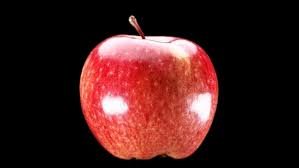
#> input picture test.jpg, 299 x 168 px
$ python main.py
#> lines starting #> are read from the running program, lines starting #| are printed output that depends on the picture; after the words box and inside, x2 and y2 are one past the last pixel; in counts of white or black regions, pixels touching at a corner belong together
#%matplotlib inline

import numpy as np
import pandas as pd
import matplotlib.pyplot as plt
import cv2 as cv

img = cv.imread('test.jpg')
#> img is the input picture: shape (168, 299, 3); mean B, G, R 27.3, 28.7, 64
copy_img = cv.imread('test.jpg')
img = cv.cvtColor(img,cv.COLOR_BGR2RGB)
copy_img = cv.cvtColor(copy_img,cv.COLOR_BGR2RGB)
lower = np.array([20,20,20])
upper = np.array([250,250,250])
mask = cv.inRange(img,lower,upper)
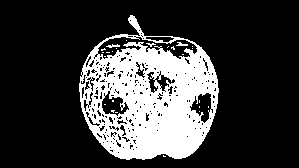
#> mask: shape (168, 299); 23.3% white; 26 white regions (23 under 20 px)
cont, _ = cv.findContours(mask,cv.RETR_EXTERNAL,cv.CHAIN_APPROX_NONE)
#> cont = 2 contours, 1 with area under 20; largest, box (x1, y1, x2, y2) and area: (79, 15, 219, 160) 14502
count_image = cv.drawContours(img,cont,-1,255,3)
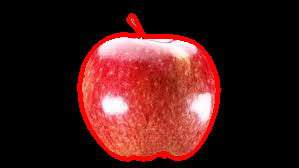
#> count_image: shape (168, 299, 3); mean R, G, B 69.9, 26.1, 24.8
c = max(cont,key = cv.contourArea)
#> c = contour of 444 points, box (x1, y1, x2, y2) (79, 15, 219, 160), area 14502
x,y,w,h = cv.boundingRect(c)
#> x = 79; y = 15; w = 140; h = 145
cv.rectangle(img,(x,y),(x+w,y+h),(0,255,0),5)
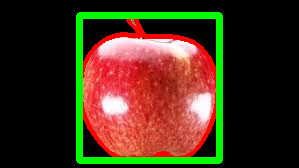
#> img: shape (168, 299, 3); 7.9% of pixels changed, all inside (x1, y1, x2, y2) = (76, 12, 223, 164)
cropped_image = img[y:y+h,x:x+w]
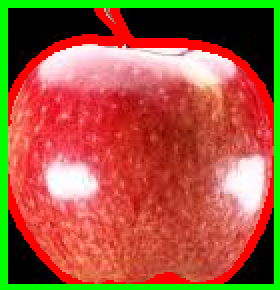
#> cropped_image: shape (145, 140, 3) (shown 2 times larger); mean R, G, B 164.7, 88.8, 61.2
# [4 lines of commented-out code are left out]
plt.figure(figsize=(20,4))
plt.subplot(1,3,1),plt.imshow(copy_img)
plt.subplot(1,3,2),plt.imshow(img)
plt.subplot(1,3,3),plt.imshow(cropped_image)
plt.show()
